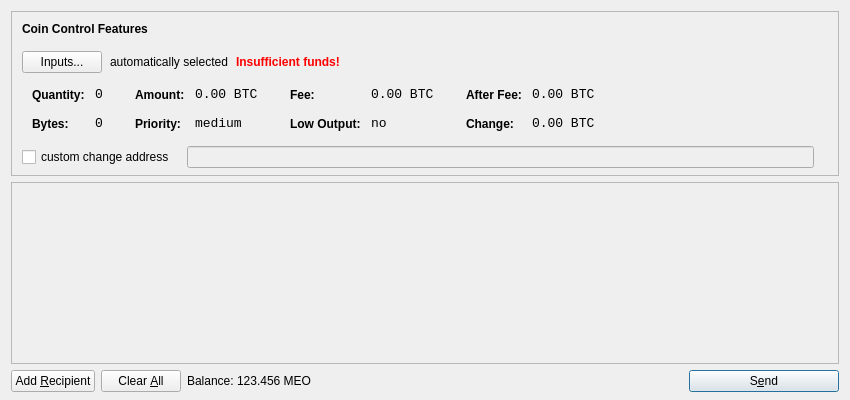
<?xml version="1.0" encoding="UTF-8"?>
<ui version="4.0">
 <class>SendCoinsDialog</class>
 <widget class="QDialog" name="SendCoinsDialog">
  <property name="geometry">
   <rect>
    <x>0</x>
    <y>0</y>
    <width>850</width>
    <height>400</height>
   </rect>
  </property>
  <property name="windowTitle">
   <string>Send Coins</string>
  </property>
  <layout class="QVBoxLayout" name="verticalLayout" stretch="0,1,0">
   <property name="bottomMargin">
    <number>8</number>
   </property>
   <item>
    <widget class="QFrame" name="frameCoinControl">
     <property name="sizePolicy">
      <sizepolicy hsizetype="Expanding" vsizetype="Expanding">
       <horstretch>0</horstretch>
       <verstretch>0</verstretch>
      </sizepolicy>
     </property>
     <property name="maximumSize">
      <size>
       <width>16777215</width>
       <height>16777215</height>
      </size>
     </property>
     <property name="frameShape">
      <enum>QFrame::StyledPanel</enum>
     </property>
     <property name="frameShadow">
      <enum>QFrame::Sunken</enum>
     </property>
     <layout class="QVBoxLayout" name="verticalLayoutCoinControl2">
      <property name="spacing">
       <number>-1</number>
      </property>
      <property name="leftMargin">
       <number>0</number>
      </property>
      <property name="topMargin">
       <number>0</number>
      </property>
      <property name="rightMargin">
       <number>0</number>
      </property>
      <property name="bottomMargin">
       <number>6</number>
      </property>
      <item>
       <layout class="QVBoxLayout" name="verticalLayoutCoinControl" stretch="0,0,0,0,1">
        <property name="spacing">
         <number>0</number>
        </property>
        <property name="leftMargin">
         <number>10</number>
        </property>
        <property name="topMargin">
         <number>10</number>
        </property>
        <item>
         <layout class="QHBoxLayout" name="horizontalLayoutCoinControl1">
          <property name="bottomMargin">
           <number>15</number>
          </property>
          <item>
           <widget class="QLabel" name="labelCoinControlFeatures">
            <property name="sizePolicy">
             <sizepolicy hsizetype="Preferred" vsizetype="Maximum">
              <horstretch>0</horstretch>
              <verstretch>0</verstretch>
             </sizepolicy>
            </property>
            <property name="font">
             <font>
              <weight>75</weight>
              <bold>true</bold>
             </font>
            </property>
            <property name="styleSheet">
             <string notr="true">font-weight:bold;</string>
            </property>
            <property name="text">
             <string>Coin Control Features</string>
            </property>
           </widget>
          </item>
         </layout>
        </item>
        <item>
         <layout class="QHBoxLayout" name="horizontalLayoutCoinControl2" stretch="0,0,0,0">
          <property name="spacing">
           <number>8</number>
          </property>
          <property name="bottomMargin">
           <number>10</number>
          </property>
          <item>
           <widget class="QPushButton" name="pushButtonCoinControl">
            <property name="styleSheet">
             <string notr="true"/>
            </property>
            <property name="text">
             <string>Inputs...</string>
            </property>
           </widget>
          </item>
          <item>
           <widget class="QLabel" name="labelCoinControlAutomaticallySelected">
            <property name="text">
             <string>automatically selected</string>
            </property>
            <property name="margin">
             <number>5</number>
            </property>
           </widget>
          </item>
          <item>
           <widget class="QLabel" name="labelCoinControlInsuffFunds">
            <property name="font">
             <font>
              <weight>75</weight>
              <bold>true</bold>
             </font>
            </property>
            <property name="styleSheet">
             <string notr="true">color:red;font-weight:bold;</string>
            </property>
            <property name="text">
             <string>Insufficient funds!</string>
            </property>
            <property name="margin">
             <number>5</number>
            </property>
           </widget>
          </item>
          <item>
           <spacer name="horizontalSpacerCoinControl">
            <property name="orientation">
             <enum>Qt::Horizontal</enum>
            </property>
            <property name="sizeHint" stdset="0">
             <size>
              <width>40</width>
              <height>1</height>
             </size>
            </property>
           </spacer>
          </item>
         </layout>
        </item>
        <item>
         <widget class="QWidget" name="widgetCoinControl" native="true">
          <property name="sizePolicy">
           <sizepolicy hsizetype="Preferred" vsizetype="Preferred">
            <horstretch>0</horstretch>
            <verstretch>0</verstretch>
           </sizepolicy>
          </property>
          <property name="minimumSize">
           <size>
            <width>0</width>
            <height>0</height>
           </size>
          </property>
          <property name="styleSheet">
           <string notr="true"/>
          </property>
          <layout class="QHBoxLayout" name="horizontalLayoutCoinControl5">
           <property name="margin">
            <number>0</number>
           </property>
           <item>
            <layout class="QHBoxLayout" name="horizontalLayoutCoinControl3" stretch="0,0,0,1">
             <property name="spacing">
              <number>20</number>
             </property>
             <property name="topMargin">
              <number>0</number>
             </property>
             <property name="bottomMargin">
              <number>10</number>
             </property>
             <item>
              <layout class="QFormLayout" name="formLayoutCoinControl1">
               <property name="horizontalSpacing">
                <number>10</number>
               </property>
               <property name="verticalSpacing">
                <number>14</number>
               </property>
               <property name="leftMargin">
                <number>10</number>
               </property>
               <property name="topMargin">
                <number>4</number>
               </property>
               <property name="rightMargin">
                <number>6</number>
               </property>
               <item row="0" column="0">
                <widget class="QLabel" name="labelCoinControlQuantityText">
                 <property name="styleSheet">
                  <string notr="true">font-weight:bold;</string>
                 </property>
                 <property name="text">
                  <string>Quantity:</string>
                 </property>
                 <property name="margin">
                  <number>0</number>
                 </property>
                </widget>
               </item>
               <item row="0" column="1">
                <widget class="QLabel" name="labelCoinControlQuantity">
                 <property name="font">
                  <font>
                   <family>Monospace</family>
                   <pointsize>10</pointsize>
                  </font>
                 </property>
                 <property name="cursor">
                  <cursorShape>IBeamCursor</cursorShape>
                 </property>
                 <property name="contextMenuPolicy">
                  <enum>Qt::ActionsContextMenu</enum>
                 </property>
                 <property name="text">
                  <string notr="true">0</string>
                 </property>
                 <property name="margin">
                  <number>0</number>
                 </property>
                 <property name="textInteractionFlags">
                  <set>Qt::LinksAccessibleByMouse|Qt::TextSelectableByKeyboard|Qt::TextSelectableByMouse</set>
                 </property>
                </widget>
               </item>
               <item row="1" column="0">
                <widget class="QLabel" name="labelCoinControlBytesText">
                 <property name="styleSheet">
                  <string notr="true">font-weight:bold;</string>
                 </property>
                 <property name="text">
                  <string>Bytes:</string>
                 </property>
                </widget>
               </item>
               <item row="1" column="1">
                <widget class="QLabel" name="labelCoinControlBytes">
                 <property name="font">
                  <font>
                   <family>Monospace</family>
                   <pointsize>10</pointsize>
                  </font>
                 </property>
                 <property name="cursor">
                  <cursorShape>IBeamCursor</cursorShape>
                 </property>
                 <property name="contextMenuPolicy">
                  <enum>Qt::ActionsContextMenu</enum>
                 </property>
                 <property name="text">
                  <string notr="true">0</string>
                 </property>
                 <property name="textInteractionFlags">
                  <set>Qt::LinksAccessibleByMouse|Qt::TextSelectableByKeyboard|Qt::TextSelectableByMouse</set>
                 </property>
                </widget>
               </item>
              </layout>
             </item>
             <item>
              <layout class="QFormLayout" name="formLayoutCoinControl2">
               <property name="horizontalSpacing">
                <number>10</number>
               </property>
               <property name="verticalSpacing">
                <number>14</number>
               </property>
               <property name="leftMargin">
                <number>6</number>
               </property>
               <property name="topMargin">
                <number>4</number>
               </property>
               <property name="rightMargin">
                <number>6</number>
               </property>
               <item row="0" column="0">
                <widget class="QLabel" name="labelCoinControlAmountText">
                 <property name="styleSheet">
                  <string notr="true">font-weight:bold;</string>
                 </property>
                 <property name="text">
                  <string>Amount:</string>
                 </property>
                 <property name="margin">
                  <number>0</number>
                 </property>
                </widget>
               </item>
               <item row="0" column="1">
                <widget class="QLabel" name="labelCoinControlAmount">
                 <property name="font">
                  <font>
                   <family>Monospace</family>
                   <pointsize>10</pointsize>
                  </font>
                 </property>
                 <property name="cursor">
                  <cursorShape>IBeamCursor</cursorShape>
                 </property>
                 <property name="contextMenuPolicy">
                  <enum>Qt::ActionsContextMenu</enum>
                 </property>
                 <property name="text">
                  <string notr="true">0.00 BTC</string>
                 </property>
                 <property name="textInteractionFlags">
                  <set>Qt::LinksAccessibleByMouse|Qt::TextSelectableByKeyboard|Qt::TextSelectableByMouse</set>
                 </property>
                </widget>
               </item>
               <item row="1" column="0">
                <widget class="QLabel" name="labelCoinControlPriorityText">
                 <property name="styleSheet">
                  <string notr="true">font-weight:bold;</string>
                 </property>
                 <property name="text">
                  <string>Priority:</string>
                 </property>
                </widget>
               </item>
               <item row="1" column="1">
                <widget class="QLabel" name="labelCoinControlPriority">
                 <property name="font">
                  <font>
                   <family>Monospace</family>
                   <pointsize>10</pointsize>
                  </font>
                 </property>
                 <property name="cursor">
                  <cursorShape>IBeamCursor</cursorShape>
                 </property>
                 <property name="contextMenuPolicy">
                  <enum>Qt::ActionsContextMenu</enum>
                 </property>
                 <property name="text">
                  <string>medium</string>
                 </property>
                 <property name="textInteractionFlags">
                  <set>Qt::LinksAccessibleByMouse|Qt::TextSelectableByKeyboard|Qt::TextSelectableByMouse</set>
                 </property>
                </widget>
               </item>
              </layout>
             </item>
             <item>
              <layout class="QFormLayout" name="formLayoutCoinControl3">
               <property name="horizontalSpacing">
                <number>10</number>
               </property>
               <property name="verticalSpacing">
                <number>14</number>
               </property>
               <property name="leftMargin">
                <number>6</number>
               </property>
               <property name="topMargin">
                <number>4</number>
               </property>
               <property name="rightMargin">
                <number>6</number>
               </property>
               <item row="0" column="0">
                <widget class="QLabel" name="labelCoinControlFeeText">
                 <property name="styleSheet">
                  <string notr="true">font-weight:bold;</string>
                 </property>
                 <property name="text">
                  <string>Fee:</string>
                 </property>
                 <property name="margin">
                  <number>0</number>
                 </property>
                </widget>
               </item>
               <item row="0" column="1">
                <widget class="QLabel" name="labelCoinControlFee">
                 <property name="font">
                  <font>
                   <family>Monospace</family>
                   <pointsize>10</pointsize>
                  </font>
                 </property>
                 <property name="cursor">
                  <cursorShape>IBeamCursor</cursorShape>
                 </property>
                 <property name="contextMenuPolicy">
                  <enum>Qt::ActionsContextMenu</enum>
                 </property>
                 <property name="text">
                  <string notr="true">0.00 BTC</string>
                 </property>
                 <property name="textInteractionFlags">
                  <set>Qt::LinksAccessibleByMouse|Qt::TextSelectableByKeyboard|Qt::TextSelectableByMouse</set>
                 </property>
                </widget>
               </item>
               <item row="1" column="0">
                <widget class="QLabel" name="labelCoinControlLowOutputText">
                 <property name="styleSheet">
                  <string notr="true">font-weight:bold;</string>
                 </property>
                 <property name="text">
                  <string>Low Output:</string>
                 </property>
                </widget>
               </item>
               <item row="1" column="1">
                <widget class="QLabel" name="labelCoinControlLowOutput">
                 <property name="font">
                  <font>
                   <family>Monospace</family>
                   <pointsize>10</pointsize>
                  </font>
                 </property>
                 <property name="cursor">
                  <cursorShape>IBeamCursor</cursorShape>
                 </property>
                 <property name="contextMenuPolicy">
                  <enum>Qt::ActionsContextMenu</enum>
                 </property>
                 <property name="text">
                  <string>no</string>
                 </property>
                 <property name="textInteractionFlags">
                  <set>Qt::LinksAccessibleByMouse|Qt::TextSelectableByKeyboard|Qt::TextSelectableByMouse</set>
                 </property>
                </widget>
               </item>
              </layout>
             </item>
             <item>
              <layout class="QFormLayout" name="formLayoutCoinControl4">
               <property name="horizontalSpacing">
                <number>10</number>
               </property>
               <property name="verticalSpacing">
                <number>14</number>
               </property>
               <property name="leftMargin">
                <number>6</number>
               </property>
               <property name="topMargin">
                <number>4</number>
               </property>
               <property name="rightMargin">
                <number>6</number>
               </property>
               <item row="0" column="0">
                <widget class="QLabel" name="labelCoinControlAfterFeeText">
                 <property name="styleSheet">
                  <string notr="true">font-weight:bold;</string>
                 </property>
                 <property name="text">
                  <string>After Fee:</string>
                 </property>
                 <property name="margin">
                  <number>0</number>
                 </property>
                </widget>
               </item>
               <item row="0" column="1">
                <widget class="QLabel" name="labelCoinControlAfterFee">
                 <property name="font">
                  <font>
                   <family>Monospace</family>
                   <pointsize>10</pointsize>
                  </font>
                 </property>
                 <property name="cursor">
                  <cursorShape>IBeamCursor</cursorShape>
                 </property>
                 <property name="contextMenuPolicy">
                  <enum>Qt::ActionsContextMenu</enum>
                 </property>
                 <property name="text">
                  <string notr="true">0.00 BTC</string>
                 </property>
                 <property name="textInteractionFlags">
                  <set>Qt::LinksAccessibleByMouse|Qt::TextSelectableByKeyboard|Qt::TextSelectableByMouse</set>
                 </property>
                </widget>
               </item>
               <item row="1" column="0">
                <widget class="QLabel" name="labelCoinControlChangeText">
                 <property name="styleSheet">
                  <string notr="true">font-weight:bold;</string>
                 </property>
                 <property name="text">
                  <string>Change:</string>
                 </property>
                </widget>
               </item>
               <item row="1" column="1">
                <widget class="QLabel" name="labelCoinControlChange">
                 <property name="font">
                  <font>
                   <family>Monospace</family>
                   <pointsize>10</pointsize>
                  </font>
                 </property>
                 <property name="cursor">
                  <cursorShape>IBeamCursor</cursorShape>
                 </property>
                 <property name="contextMenuPolicy">
                  <enum>Qt::ActionsContextMenu</enum>
                 </property>
                 <property name="text">
                  <string notr="true">0.00 BTC</string>
                 </property>
                 <property name="textInteractionFlags">
                  <set>Qt::LinksAccessibleByMouse|Qt::TextSelectableByKeyboard|Qt::TextSelectableByMouse</set>
                 </property>
                </widget>
               </item>
              </layout>
             </item>
            </layout>
           </item>
          </layout>
         </widget>
        </item>
        <item>
         <layout class="QHBoxLayout" name="horizontalLayoutCoinControl4" stretch="0,0,0">
          <property name="spacing">
           <number>12</number>
          </property>
          <property name="sizeConstraint">
           <enum>QLayout::SetDefaultConstraint</enum>
          </property>
          <property name="topMargin">
           <number>5</number>
          </property>
          <property name="rightMargin">
           <number>5</number>
          </property>
          <item>
           <widget class="QCheckBox" name="checkBoxCoinControlChange">
            <property name="text">
             <string>custom change address</string>
            </property>
           </widget>
          </item>
          <item>
           <widget class="QLineEdit" name="lineEditCoinControlChange">
            <property name="enabled">
             <bool>false</bool>
            </property>
            <property name="sizePolicy">
             <sizepolicy hsizetype="Expanding" vsizetype="Fixed">
              <horstretch>0</horstretch>
              <verstretch>0</verstretch>
             </sizepolicy>
            </property>
           </widget>
          </item>
          <item>
           <widget class="QLabel" name="labelCoinControlChangeLabel">
            <property name="sizePolicy">
             <sizepolicy hsizetype="Preferred" vsizetype="Expanding">
              <horstretch>0</horstretch>
              <verstretch>0</verstretch>
             </sizepolicy>
            </property>
            <property name="minimumSize">
             <size>
              <width>0</width>
              <height>0</height>
             </size>
            </property>
            <property name="text">
             <string/>
            </property>
            <property name="margin">
             <number>3</number>
            </property>
           </widget>
          </item>
         </layout>
        </item>
        <item>
         <spacer name="verticalSpacerCoinControl">
          <property name="orientation">
           <enum>Qt::Vertical</enum>
          </property>
          <property name="sizeHint" stdset="0">
           <size>
            <width>800</width>
            <height>1</height>
           </size>
          </property>
         </spacer>
        </item>
       </layout>
      </item>
     </layout>
    </widget>
   </item>
   <item>
    <widget class="QScrollArea" name="scrollArea">
     <property name="widgetResizable">
      <bool>true</bool>
     </property>
     <widget class="QWidget" name="scrollAreaWidgetContents">
      <property name="geometry">
       <rect>
        <x>0</x>
        <y>0</y>
        <width>830</width>
        <height>165</height>
       </rect>
      </property>
      <layout class="QVBoxLayout" name="verticalLayout_2">
       <property name="margin">
        <number>0</number>
       </property>
       <item>
        <layout class="QVBoxLayout" name="entries">
         <property name="spacing">
          <number>6</number>
         </property>
        </layout>
       </item>
       <item>
        <spacer name="verticalSpacer">
         <property name="orientation">
          <enum>Qt::Vertical</enum>
         </property>
         <property name="sizeHint" stdset="0">
          <size>
           <width>20</width>
           <height>40</height>
          </size>
         </property>
        </spacer>
       </item>
      </layout>
     </widget>
    </widget>
   </item>
   <item>
    <layout class="QHBoxLayout" name="horizontalLayout">
     <item>
      <widget class="QPushButton" name="addButton">
       <property name="toolTip">
        <string>Send to multiple recipients at once</string>
       </property>
       <property name="text">
        <string>Add &amp;Recipient</string>
       </property>
       <property name="icon">
        <iconset resource="../bitcoin.qrc">
         <normaloff>:/icons/add</normaloff>:/icons/add</iconset>
       </property>
       <property name="autoDefault">
        <bool>false</bool>
       </property>
      </widget>
     </item>
     <item>
      <widget class="QPushButton" name="clearButton">
       <property name="sizePolicy">
        <sizepolicy hsizetype="Minimum" vsizetype="Fixed">
         <horstretch>0</horstretch>
         <verstretch>0</verstretch>
        </sizepolicy>
       </property>
       <property name="toolTip">
        <string>Remove all transaction fields</string>
       </property>
       <property name="text">
        <string>Clear &amp;All</string>
       </property>
       <property name="icon">
        <iconset resource="../bitcoin.qrc">
         <normaloff>:/icons/remove</normaloff>:/icons/remove</iconset>
       </property>
       <property name="autoRepeatDelay">
        <number>300</number>
       </property>
       <property name="autoDefault">
        <bool>false</bool>
       </property>
      </widget>
     </item>
     <item>
      <layout class="QHBoxLayout" name="horizontalLayout_2">
       <property name="spacing">
        <number>3</number>
       </property>
       <item>
        <widget class="QLabel" name="label">
         <property name="text">
          <string>Balance:</string>
         </property>
        </widget>
       </item>
       <item>
        <widget class="QLabel" name="labelBalance">
         <property name="cursor">
          <cursorShape>IBeamCursor</cursorShape>
         </property>
         <property name="text">
          <string>123.456 MEO</string>
         </property>
         <property name="textInteractionFlags">
          <set>Qt::LinksAccessibleByMouse|Qt::TextSelectableByKeyboard|Qt::TextSelectableByMouse</set>
         </property>
        </widget>
       </item>
      </layout>
     </item>
     <item>
      <spacer name="horizontalSpacer">
       <property name="orientation">
        <enum>Qt::Horizontal</enum>
       </property>
       <property name="sizeHint" stdset="0">
        <size>
         <width>40</width>
         <height>20</height>
        </size>
       </property>
      </spacer>
     </item>
     <item>
      <widget class="QPushButton" name="sendButton">
       <property name="minimumSize">
        <size>
         <width>150</width>
         <height>0</height>
        </size>
       </property>
       <property name="toolTip">
        <string>Confirm the send action</string>
       </property>
       <property name="text">
        <string>S&amp;end</string>
       </property>
       <property name="icon">
        <iconset resource="../bitcoin.qrc">
         <normaloff>:/icons/send</normaloff>:/icons/send</iconset>
       </property>
       <property name="default">
        <bool>true</bool>
       </property>
      </widget>
     </item>
    </layout>
   </item>
  </layout>
 </widget>
 <resources>
  <include location="../bitcoin.qrc"/>
 </resources>
 <connections/>
</ui>
